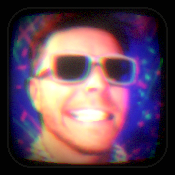
#> input picture art/assets/crt_portrait_shipped.png, 175 x 175 px, given in place of dalle_face_v9.png, which was not available
$ python make-face-v11.py
#> lines starting #> are read from the running program, lines starting #| are printed output that depends on the picture; pictures that were not available may be replaced by others from this repository, and a replacement may not be noted
"""
Face art v11: Start from v9 (the approved design), ONLY change:
1. Replace title area with chrome nameplate
2. Replace portrait neon border with chrome frame
3. Add SYNC tape label
Everything else stays exactly as it was.
"""
from PIL import Image, ImageDraw, ImageFont

W, H = 1020, 620

# Start from the APPROVED face art (v9 = thinner labels version of approved design)
skin = Image.open('/tmp/aether-art/dalle_face_v9.png').convert("RGBA")

# ---- Replace title with chrome plate ----
chrome_title = Image.open('/tmp/aether-art/chrome_title_raw.png').convert("RGBA")
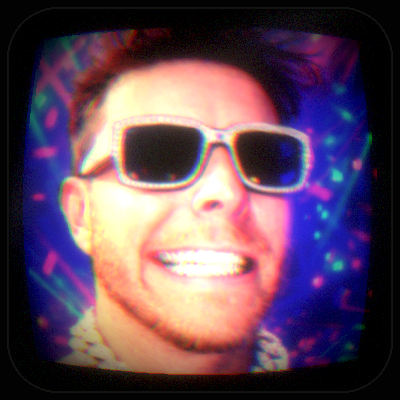
#> input picture art/assets/crt_portrait_shipped_large.png, 400 x 400 px, given in place of chrome_title_raw.png, which was not available
chrome_title = chrome_title.resize((561, 83), Image.LANCZOS)
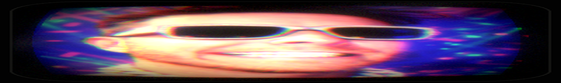
#> chrome_title: PIL image 561x83 RGBA; mean R, G, B, A 98, 72.3, 90.3, 255

# Title position from the original face art
title_x, title_y = 229, 5
skin.paste(chrome_title, (title_x, title_y), chrome_title)

# ---- Replace portrait neon border with chrome frame ----
chrome_frame = Image.open('/tmp/aether-art/chrome_frame_raw.png').convert("RGBA")
chrome_frame = chrome_frame.resize((175, 175), Image.LANCZOS)
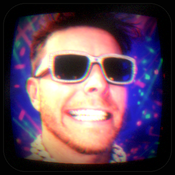
#> chrome_frame: PIL image 175x175 RGBA; mean R, G, B, A 98, 72.3, 90.3, 255

# Load portrait
portrait = Image.open('/tmp/aether-art/austin-portrait-square.jpg').convert("RGBA")
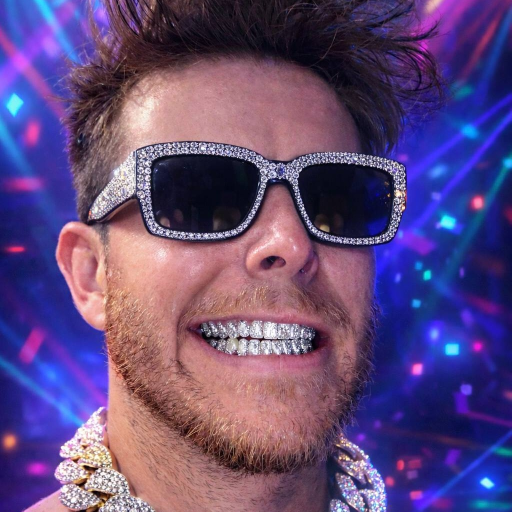
#> input picture art/assets/austin-portrait-square.jpg, 1023 x 1023 px, found by its file name (shown at 1/2 size)
portrait = portrait.resize((155, 155), Image.LANCZOS)
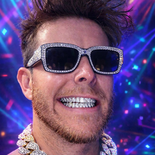
#> portrait: PIL image 155x155 RGBA; mean R, G, B, A 98.6, 74.6, 123.1, 255

# Composite portrait into chrome frame
frame_with_portrait = chrome_frame.copy()
frame_with_portrait.paste(portrait, (10, 10), portrait)
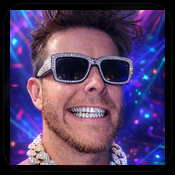
#> frame_with_portrait: PIL image 175x175 RGBA; mean R, G, B, A 78.3, 59.3, 97.5, 255

# Portrait position (same as before)
port_x, port_y = W - 175 - 35, H - 175 - 40  # = 810, 405
skin.paste(frame_with_portrait, (port_x, port_y), frame_with_portrait)

# ---- Add SYNC tape label next to sync button ----
ff = "/System/Library/Fonts/MarkerFelt.ttc"
d = ImageDraw.Draw(skin)
sync_font = ImageFont.truetype(ff, 10)

# Small tape strip background for SYNC
#> (the run stopped early here; a loop or call above may not have finished)
